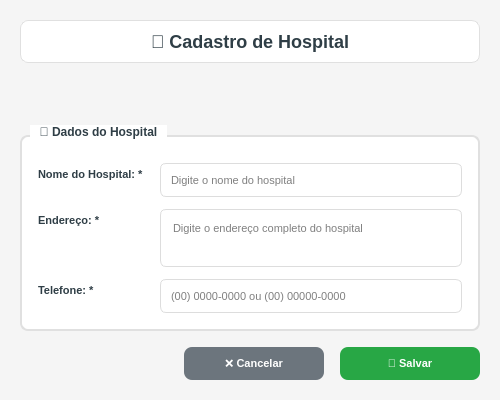
<?xml version="1.0" encoding="UTF-8"?>
<ui version="4.0">
 <class>HospitalForm</class>
 <widget class="QDialog" name="HospitalForm">
  <property name="geometry">
   <rect>
    <x>0</x>
    <y>0</y>
    <width>500</width>
    <height>400</height>
   </rect>
  </property>
  <property name="minimumSize">
   <size>
    <width>500</width>
    <height>400</height>
   </size>
  </property>
  <property name="windowTitle">
   <string>GEM - Cadastro de Hospital</string>
  </property>
  <property name="windowIcon">
   <iconset>
    <normaloff>../../images/logo_hepp.png</normaloff>../../images/logo_hepp.png</iconset>
  </property>
  <property name="modal">
   <bool>true</bool>
  </property>
  <property name="styleSheet">
   <string notr="true">QDialog {
    background-color: #f5f5f5;
    font-family: 'Segoe UI';
}

QGroupBox {
    font-weight: bold;
    font-size: 12px;
    color: #2F3E46;
    border: 2px solid #e0e0e0;
    border-radius: 8px;
    margin-top: 10px;
    padding-top: 10px;
    background-color: white;
}

QGroupBox::title {
    subcontrol-origin: margin;
    left: 10px;
    padding: 0 8px 0 8px;
    background-color: white;
}

QLabel {
    color: #2F3E46;
    font-weight: bold;
    font-size: 11px;
}

QLineEdit {
    border: 1px solid #ddd;
    border-radius: 6px;
    padding: 8px;
    background-color: white;
    font-size: 11px;
    selection-background-color: #3D5A80;
}

QLineEdit:focus {
    border: 2px solid #3D5A80;
    background-color: #f8f9ff;
}

QTextEdit {
    border: 1px solid #ddd;
    border-radius: 6px;
    padding: 8px;
    background-color: white;
    font-size: 11px;
    selection-background-color: #3D5A80;
}

QTextEdit:focus {
    border: 2px solid #3D5A80;
    background-color: #f8f9ff;
}

QComboBox {
    border: 1px solid #ddd;
    border-radius: 6px;
    padding: 8px;
    background-color: white;
    font-size: 11px;
    selection-background-color: #3D5A80;
}

QComboBox:focus {
    border: 2px solid #3D5A80;
}

QComboBox::drop-down {
    border: none;
    width: 20px;
}

QComboBox::down-arrow {
    image: url();
    border: 1px solid #3D5A80;
    width: 8px;
    height: 8px;
    background-color: #3D5A80;
}

QPushButton {
    background-color: #3D5A80;
    color: white;
    border: none;
    border-radius: 8px;
    padding: 10px 20px;
    font-weight: bold;
    font-size: 11px;
    min-width: 100px;
}

QPushButton:hover {
    background-color: #2E4A66;
}

QPushButton:pressed {
    background-color: #1D3557;
}

QPushButton#btnSalvar {
    background-color: #28a745;
}

QPushButton#btnSalvar:hover {
    background-color: #218838;
}

QPushButton#btnSalvar:pressed {
    background-color: #1e7e34;
}

QPushButton#btnCancelar {
    background-color: #6c757d;
}

QPushButton#btnCancelar:hover {
    background-color: #5a6268;
}

QPushButton#btnCancelar:pressed {
    background-color: #4e555b;
}

QLabel#lblMensagem {
    padding: 8px;
    border-radius: 6px;
    font-weight: bold;
    font-size: 12px;
}

QLabel#lblMensagem[tipo="sucesso"] {
    background-color: #d4edda;
    color: #155724;
    border: 1px solid #c3e6cb;
}

QLabel#lblMensagem[tipo="erro"] {
    background-color: #f8d7da;
    color: #721c24;
    border: 1px solid #f5c6cb;
}

QLabel#lblMensagem[tipo="aviso"] {
    background-color: #fff3cd;
    color: #856404;
    border: 1px solid #ffeaa7;
}
</string>
  </property>
  <layout class="QVBoxLayout" name="mainLayout">
   <property name="spacing">
    <number>16</number>
   </property>
   <property name="leftMargin">
    <number>20</number>
   </property>
   <property name="topMargin">
    <number>20</number>
   </property>
   <property name="rightMargin">
    <number>20</number>
   </property>
   <property name="bottomMargin">
    <number>20</number>
   </property>
   <item>
    <widget class="QLabel" name="lblTitulo">
     <property name="text">
      <string>🏥 Cadastro de Hospital</string>
     </property>
     <property name="styleSheet">
      <string notr="true">QLabel {
    font-size: 18px;
    font-weight: bold;
    color: #2F3E46;
    padding: 10px;
    background-color: white;
    border-radius: 8px;
    border: 1px solid #e0e0e0;
}</string>
     </property>
     <property name="alignment">
      <set>Qt::AlignCenter</set>
     </property>
    </widget>
   </item>
   <item>
    <widget class="QLabel" name="lblMensagem">
     <property name="objectName">
      <string>lblMensagem</string>
     </property>
     <property name="text">
      <string></string>
     </property>
     <property name="alignment">
      <set>Qt::AlignCenter</set>
     </property>
     <property name="visible">
      <bool>false</bool>
     </property>
    </widget>
   </item>
   <item>
    <widget class="QGroupBox" name="groupDadosHospital">
     <property name="title">
      <string>🏥 Dados do Hospital</string>
     </property>
     <layout class="QFormLayout" name="formLayoutHospital">
      <property name="horizontalSpacing">
       <number>16</number>
      </property>
      <property name="verticalSpacing">
       <number>12</number>
      </property>
      <property name="leftMargin">
       <number>16</number>
      </property>
      <property name="topMargin">
       <number>16</number>
      </property>
      <property name="rightMargin">
       <number>16</number>
      </property>
      <property name="bottomMargin">
       <number>16</number>
      </property>
      <item row="0" column="0">
       <widget class="QLabel" name="lblNome">
        <property name="text">
         <string>Nome do Hospital: *</string>
        </property>
       </widget>
      </item>
      <item row="0" column="1">
       <widget class="QLineEdit" name="txtNome">
        <property name="placeholderText">
         <string>Digite o nome do hospital</string>
        </property>
        <property name="maxLength">
         <number>200</number>
        </property>
        <property name="clearButtonEnabled">
         <bool>true</bool>
        </property>
       </widget>
      </item>
      <item row="1" column="0">
       <widget class="QLabel" name="lblEndereco">
        <property name="text">
         <string>Endereço: *</string>
        </property>
       </widget>
      </item>
      <item row="1" column="1">
       <widget class="QTextEdit" name="txtEndereco">
        <property name="maximumSize">
         <size>
          <width>16777215</width>
          <height>80</height>
         </size>
        </property>
        <property name="placeholderText">
         <string>Digite o endereço completo do hospital</string>
        </property>
       </widget>
      </item>
      <item row="2" column="0">
       <widget class="QLabel" name="lblTelefone">
        <property name="text">
         <string>Telefone: *</string>
        </property>
       </widget>
      </item>
      <item row="2" column="1">
       <widget class="QLineEdit" name="txtTelefone">
        <property name="placeholderText">
         <string>(00) 0000-0000 ou (00) 00000-0000</string>
        </property>
        <property name="maxLength">
         <number>15</number>
        </property>
        <property name="clearButtonEnabled">
         <bool>true</bool>
        </property>
       </widget>
      </item>
     </layout>
    </widget>
   </item>
   <item>
    <spacer name="verticalSpacer">
     <property name="orientation">
      <enum>Qt::Vertical</enum>
     </property>
     <property name="sizeHint" stdset="0">
      <size>
       <width>20</width>
       <height>40</height>
      </size>
     </property>
    </spacer>
   </item>
   <item>
    <layout class="QHBoxLayout" name="buttonsLayout">
     <property name="spacing">
      <number>16</number>
     </property>
     <item>
      <spacer name="horizontalSpacer">
       <property name="orientation">
        <enum>Qt::Horizontal</enum>
       </property>
       <property name="sizeHint" stdset="0">
        <size>
         <width>40</width>
         <height>20</height>
        </size>
       </property>
      </spacer>
     </item>
     <item>
      <widget class="QPushButton" name="btnCancelar">
       <property name="text">
        <string>❌ Cancelar</string>
       </property>
       <property name="shortcut">
        <string>Esc</string>
       </property>
      </widget>
     </item>
     <item>
      <widget class="QPushButton" name="btnSalvar">
       <property name="text">
        <string>💾 Salvar</string>
       </property>
       <property name="default">
        <bool>true</bool>
       </property>
       <property name="shortcut">
        <string>Ctrl+S</string>
       </property>
      </widget>
     </item>
    </layout>
   </item>
  </layout>
 </widget>
 <tabstops>
  <tabstop>txtNome</tabstop>
  <tabstop>txtEndereco</tabstop>
  <tabstop>txtTelefone</tabstop>
  <tabstop>btnSalvar</tabstop>
  <tabstop>btnCancelar</tabstop>
 </tabstops>
 <resources/>
 <connections/>
</ui>
